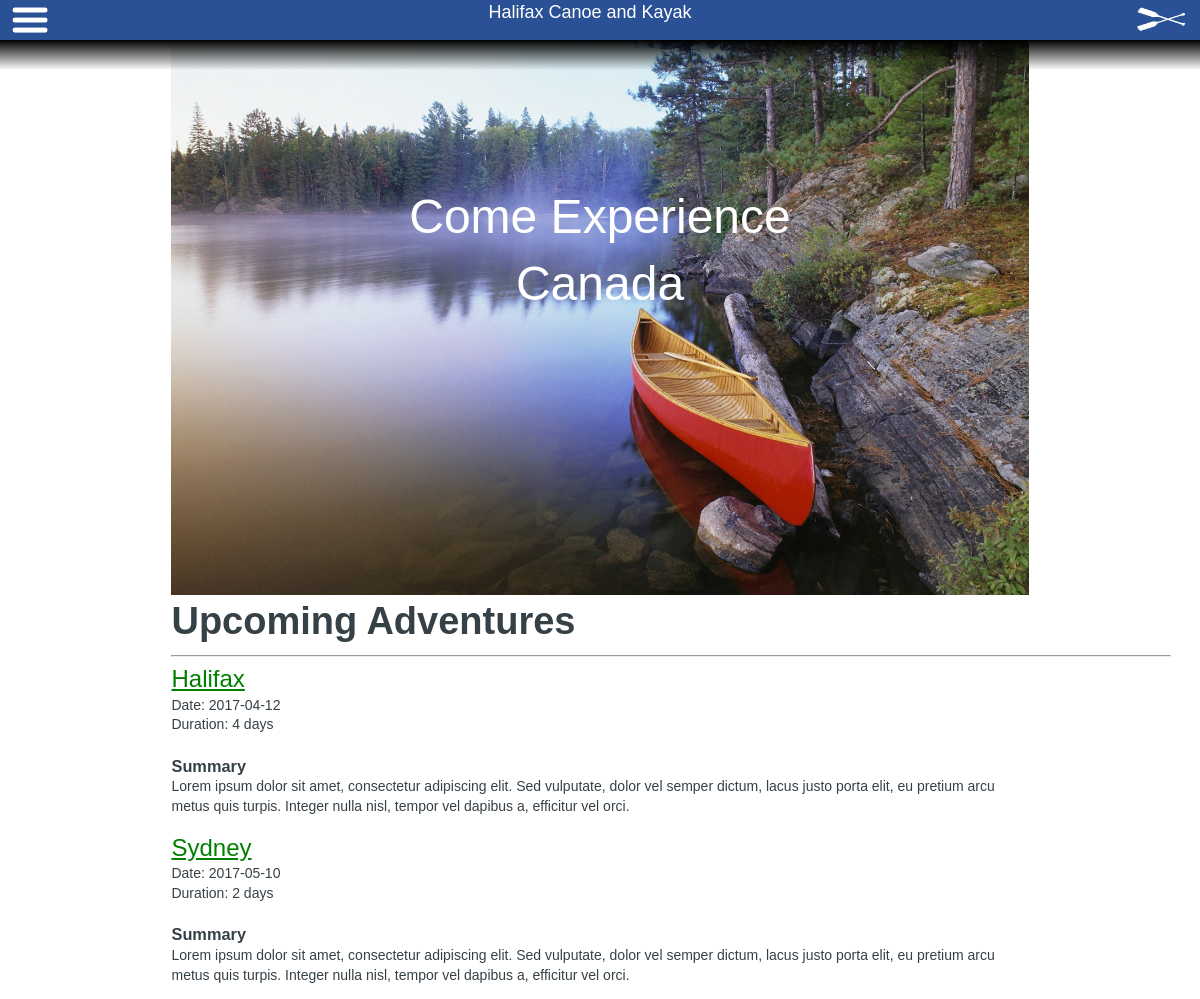
The page / on the database its author committed.
### tables this page shows
CREATE TABLE IF NOT EXISTS `tbl_trips` (
  `trips_ID` int NOT NULL AUTO_INCREMENT,
  `trips_Heading` tinytext NOT NULL,
  `trips_Trip_Date` date NOT NULL,
  `trips_Duration` varchar(3) NOT NULL,
  `trips_Summary` longtext NOT NULL,
  `trips_Active` tinyint NOT NULL,
  `trips_Create_Date` date NOT NULL,
  `trips_Create_Admin` int NOT NULL,
  PRIMARY KEY (`trips_ID`),
  UNIQUE KEY `trips_ID_UNIQUE` (`trips_ID`),
  KEY `trips_FK_Create_Admin_idx` (`trips_Create_Admin`)
);

### mainContent.php (the view, shortened to what this page needs)
<div class="container">
    <section>
        <div class="hero-image"></div>
            <div class="heroText">Come Experience<br> Canada</div>
        <h1>
            Upcoming Adventures
        </h1>
        <hr>
    </section>
    <main>
        <?php
            $query = "SELECT trips_Heading, trips_Trip_Date, trips_Duration, trips_Summary FROM tbl_trips ORDER BY Trips_Trip_Date ASC";
            $result = mysqli_query($conn, $query);
            while ($row1 = mysqli_fetch_array($result, MYSQLI_ASSOC)){
                echo " <p>
                <ul class='contentBlurb'>
                    <li>
                        <h2>".$row1['trips_Heading']."</h2>
                    </li>
                    <li>
                        Date: ".$row1['trips_Trip_Date']."
                    </li>
                    <li>
                        Duration: ".$row1['trips_Duration']." days
                    </li>
                    <br>
                    <li>
                        <h3>Summary</h3>
                    </li>
                    <li>
                        ".$row1['trips_Summary']."
                    </li>
                </ul>
            </p>";
            }
        ?>
    </main>
</div>

### header.php (shortened to what this page needs)
<!DOCTYPE html>
<html>
    <head>
        <link rel='stylesheet' type='text/css' media='screen' href='css/main.css'>
    </head>
    <body>

### navigation.php (shortened to what this page needs)
<header class="headerBar">
    <input type="image" src="Images/hamburger.png" alt="menu button" class="button" id="menuButton">
        Halifax Canoe and Kayak
    <input type="image" src="Images/paddle-white.png" alt="admin menue" class="button adminMenu" id="headerRight" >
</header>
<div id="headerGradient"></div>

### index.php (shortened to what this page needs)
<?php
    include 'header.php';
?>
<?php
    include 'navigation.php';
?>
<?php
$allowed = array('mainContent', 'book', 'about', 'thank-you', 'all-adventures', 'admin-add', 'admin-confirm', 'admin-menu');
$page = ( isset($_GET['page']) ) ? $_GET['page'] : 'mainContent';
if ( in_array($page, $allowed) ){
    include("$page.php");
} else {
    include("404.php");
}
?>
<?php
    include 'footer.php';
?>

### footer.php
</body>
</html>

### css/main.css (style rules this page uses)
* { box-sizing: border-box; }
body { font-family:Verdana, Geneva, Tahoma, sans-serif; font-size: 14px; line-height: 1.4; color: #364147; margin: 0; }
input, button { font-family: inherit; font-size: inherit; }
ul { padding: 0; margin: 0; list-style: none; }
h1, h2, h3, h4, h5, h6 { margin: 0; }
body { max-width: 1400px; margin:0 auto; }
.headerBar { display:flex; background-color:#2a5196; justify-content: space-between; max-width: 1400px; width: 100%; height: 40px; color: white; font-size:18px; padding-right:10px; padding-left:10px; padding-bottom:5px; overflow:hidden; position:fixed; top:0px; z-index:99; }
#headerRight { width:60px; }
.button { height:40px; cursor: pointer; }
.container { position:flex; margin-left:14.29%; margin-right:14.29%; z-index: -1; }
.hero-image { background-image: url('../images/canoe.jpg'); height: 595px; background-position: center; background-repeat: no-repeat; background-size: cover; }
.heroText { position: absolute; color:white; font-size:48px; top: 25%; left: 50%; transform: translate(-50%, -50%); text-align:center; }
h1 { text-align:Left; font-Size:38px; }
.contentBlurb { list-style-type:none; max-width:1000px; width:100% }
.contentBlurb h2 { color:green; text-decoration:underline; font-weight: 100; font-size:24px; }
hr { position:absolute; max-width:1000px; width:100%; z-index: 1; }
@media only screen and (min-width: 1000px) { #headerGradient { position:fixed; max-width:1400px; width:100%; height:30px; background-image: linear-gradient(to top, transparent 0%, black 100%); top: 40px; } }
@media only screen and (min-width: 1000px) { hr { position:absolute; max-width:1000px; width:100%; z-index: 1; } }

### rows shown on the page
tbl_trips: trips_Heading "Halifax", trips_Trip_Date "2017-04-12", trips_Duration "4", trips_Summary "Lorem ipsum dolor sit amet, consectetur adipiscing elit. Sed vulputate, dolor vel semper dictum, lacus justo porta elit, eu pretium arcu metus quis turpis. Integer nulla nisl, tempor vel dapibus a, efficitur vel orci."
tbl_trips: trips_Heading "Sydney", trips_Trip_Date "2017-05-10", trips_Duration "2", trips_Summary "Lorem ipsum dolor sit amet, consectetur adipiscing elit. Sed vulputate, dolor vel semper dictum, lacus justo porta elit, eu pretium arcu metus quis turpis. Integer nulla nisl, tempor vel dapibus a, efficitur vel orci."
